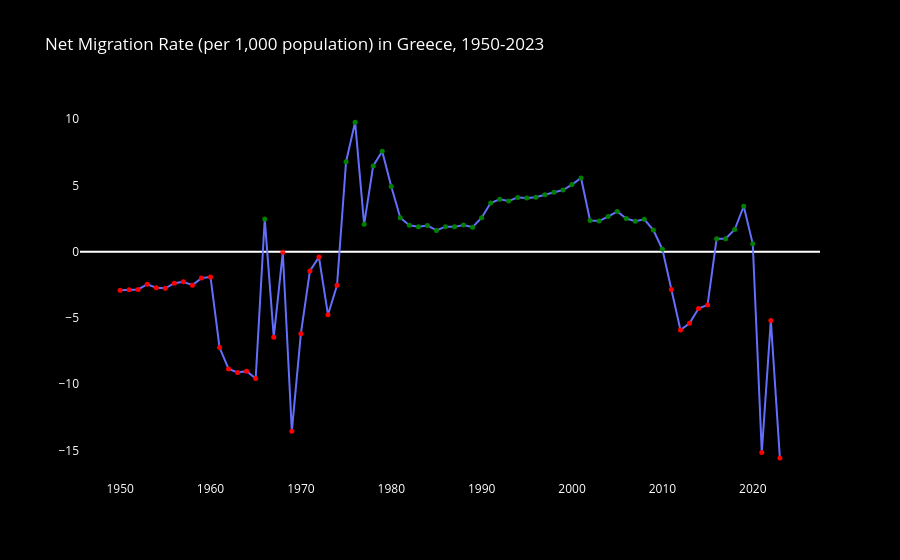

Here is the notebook cell this chart was saved with:
### Code cell
# Create the second chart for 'Net Migration Rate'
fig2 = go.Figure()

# Add points above zero
fig2.add_trace(go.Scatter(
    x=df_greece_filtered['Year'],
    y=df_greece_filtered['Net Migration Rate (per 1,000 population)'],
    mode='lines+markers',
    marker=dict(color=['green' if y > 0 else 'red' for y in df_greece_filtered['Net Migrants (thousands)']],
                size=5,
                line=dict(color='#283442'))
))

# Add a horizontal line at y=0
fig2.add_shape(
    type='line',
    x0=df_greece_filtered['Year'].min(),
    x1=df_greece_filtered['Year'].max(),
    y0=0,
    y1=0,
    line=dict(
        color='White',
        width=0.25
    )
)

# Update layout
fig2.update_layout(
    title='Net Migration Rate (per 1,000 population) in Greece, 1950-2023',
    # xaxis_title='Year',
    xaxis=dict(showgrid=False),  # Remove x-axis grid lines
    yaxis=dict(showgrid=False),   # Remove y-axis grid lines
    plot_bgcolor='black',        # Set plot background color to black
    paper_bgcolor='black',       # Set paper background color to black
    font=dict(color='white')     # Set font color to white
)

# Show the second chart
fig2.show()

### Figure 1 — Plotly figure (JSON) as saved in the notebook; plotly's stock layout.template omitted (floating-point values rounded to 4 significant figures)
{"data": [{"marker": {"color": ["red", "red", "red", "red", "red", "red", "red", "red", "red", "red", "red", "red", "red", "red", "red", "red", "green", "red", "red", "red", "red", "red", "red", "red", "red", "green", "green", "green", "green", "green", "green", "green", "green", "green", "green", "green", "green", "green", "green", "green", "green", "green", "green", "green", "green", "green", "green", "green", "green", "green", "green", "green", "green", "green", "green", "green", "green", "green", "green", "green", "green", "red", "red", "red", "red", "red", "green", "green", "green", "green", "green", "red", "red", "red"], "line": {"color": "#283442"}, "size": 5}, "mode": "lines+markers", "type": "scatter", "x": [1950, 1951, 1952, 1953, 1954, 1955, 1956, 1957, 1958, 1959, 1960, 1961, 1962, 1963, 1964, 1965, 1966, 1967, 1968, 1969, 1970, 1971, 1972, 1973, 1974, 1975, 1976, 1977, 1978, 1979, 1980, 1981, 1982, 1983, 1984, 1985, 1986, 1987, 1988, 1989, 1990, 1991, 1992, 1993, 1994, 1995, 1996, 1997, 1998, 1999, 2000, 2001, 2002, 2003, 2004, 2005, 2006, 2007, 2008, 2009, 2010, 2011, 2012, 2013, 2014, 2015, 2016, 2017, 2018, 2019, 2020, 2021, 2022, 2023], "y": [-2.902, -2.879, -2.848, -2.456, -2.714, -2.761, -2.376, -2.276, -2.525, -1.994, -1.908, -7.234, -8.848, -9.112, -9.017, -9.573, 2.472, -6.453, -0.049, -13.55, -6.192, -1.451, -0.406, -4.766, -2.53, 6.794, 9.782, 2.068, 6.472, 7.578, 4.916, 2.569, 2, 1.882, 1.981, 1.603, 1.89, 1.875, 2.02, 1.846, 2.563, 3.679, 3.958, 3.825, 4.099, 4.057, 4.11, 4.3, 4.483, 4.654, 5.069, 5.569, 2.359, 2.319, 2.653, 3.032, 2.507, 2.3, 2.445, 1.637, 0.18, -2.861, -5.916, -5.409, -4.285, -4.016, 0.973, 0.975, 1.672, 3.43, 0.594, -15.15, -5.186, -15.56]}], "layout": {"autosize": true, "font": {"color": "white"}, "paper_bgcolor": "black", "plot_bgcolor": "black", "shapes": [{"line": {"color": "White", "width": 0.25}, "type": "line", "x0": 1950, "x1": 2023, "y0": 0, "y1": 0}], "title": {"text": "Net Migration Rate (per 1,000 population) in Greece, 1950-2023"}, "xaxis": {"autorange": true, "range": [1946.0, 2027.0], "showgrid": false, "type": "linear"}, "yaxis": {"autorange": true, "range": [-17.54, 11.76], "showgrid": false, "type": "linear"}}}
